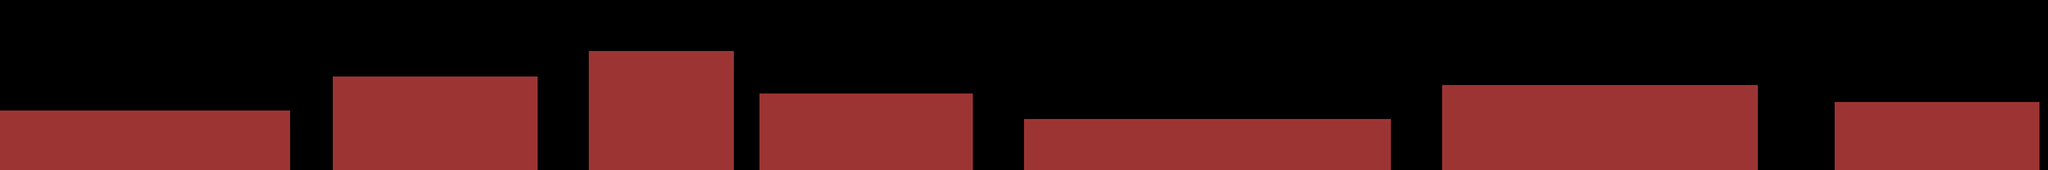

This is a level from a 2D game, rendered from its Tiled map with the project's own tilesets. A one-line summary and the map file follow, with tile-layer data summarised:
An orthogonal 240x20 tile map with 16x16 px tiles, 1 tile layer (Tile Layer 1) and 7 objects.

<map version="1.0" orientation="orthogonal" width="240" height="20" tilewidth="16" tileheight="16">
 <tileset firstgid="1" name="scroller-atlas" tilewidth="16" tileheight="16">
  <image source="scroller-atlas.png" />
 </tileset>
 <objectgroup name="Collision" width="240" height="20">
  <object name="" x="0" y="210" width="538" height="107" />
  <object name="" x="623" y="144" width="381" height="173" />
  <object name="" x="1106" y="98" width="267" height="221" />
  <object name="" x="1425" y="179" width="395" height="137" />
  <object name="" x="1924" y="227" width="674" height="92" />
  <object name="" x="2703" y="159" width="594" height="161" />
  <object name="" x="3444" y="193" width="373" height="125" />
 </objectgroup>
 <layer name="Tile Layer 1" width="240" height="20">
  <data>[4800 cells, 1785 non-empty, 1 distinct tile ids]</data>
 </layer>
</map>
